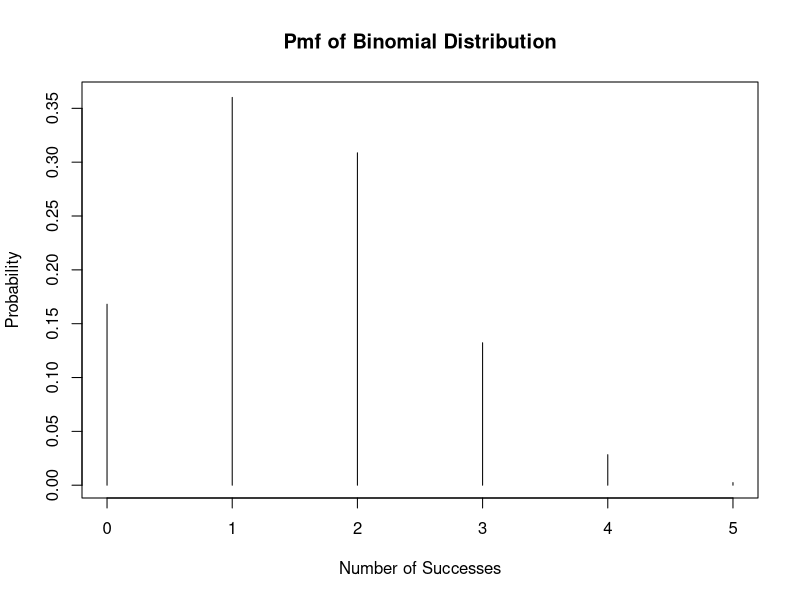
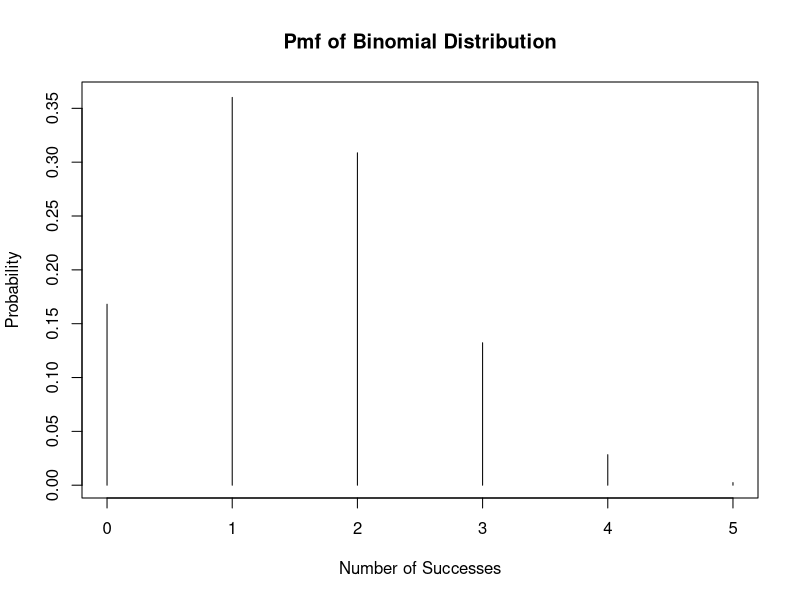
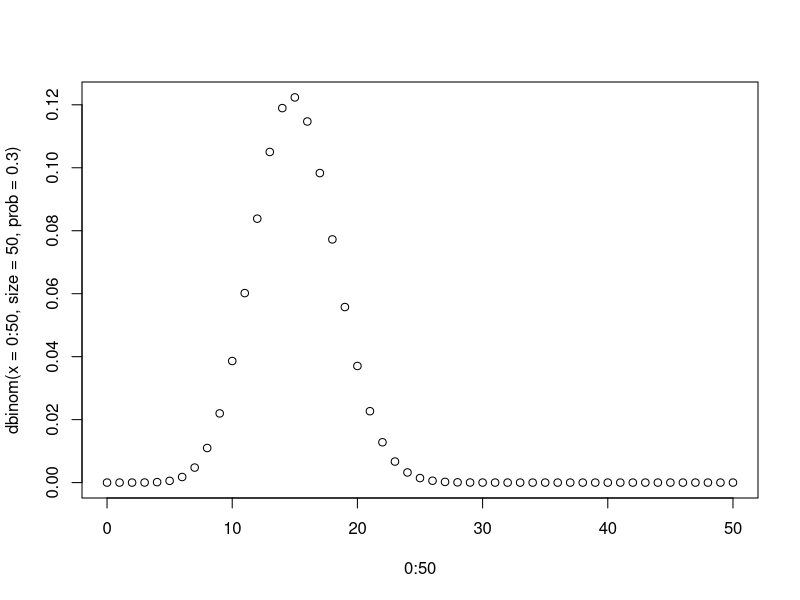
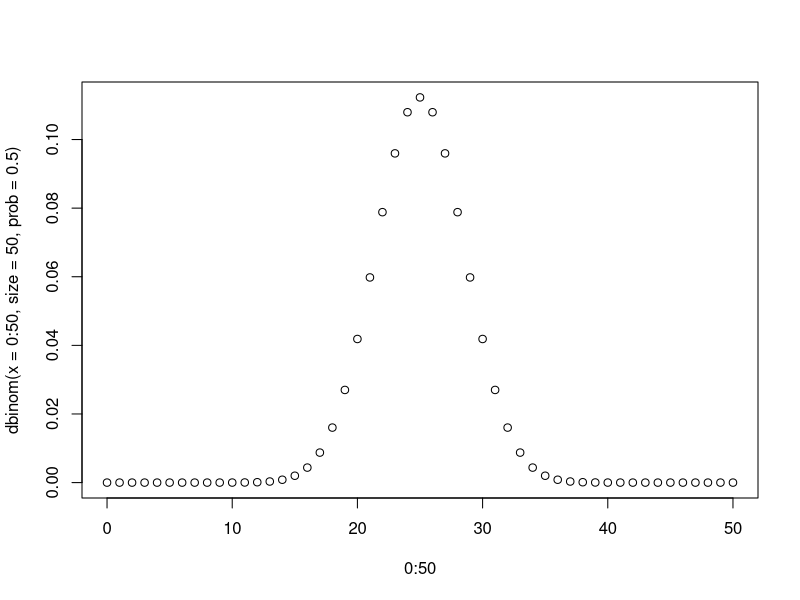
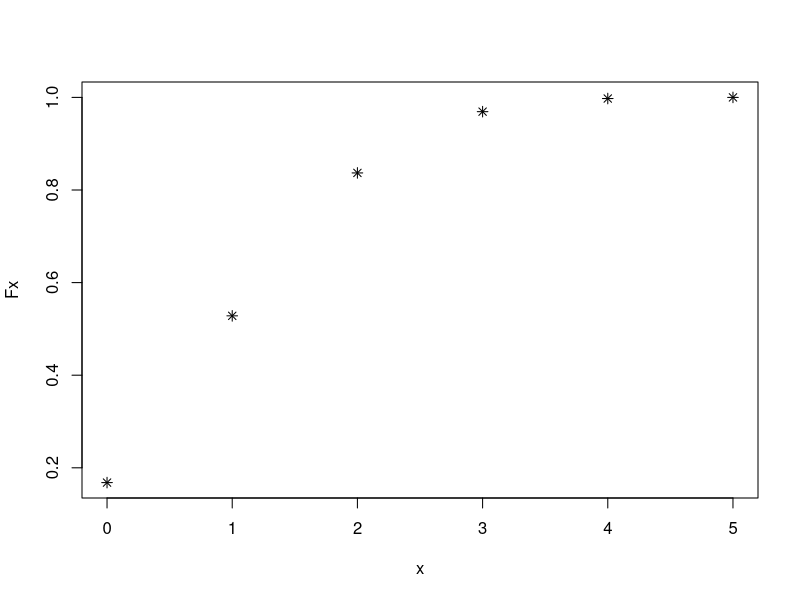
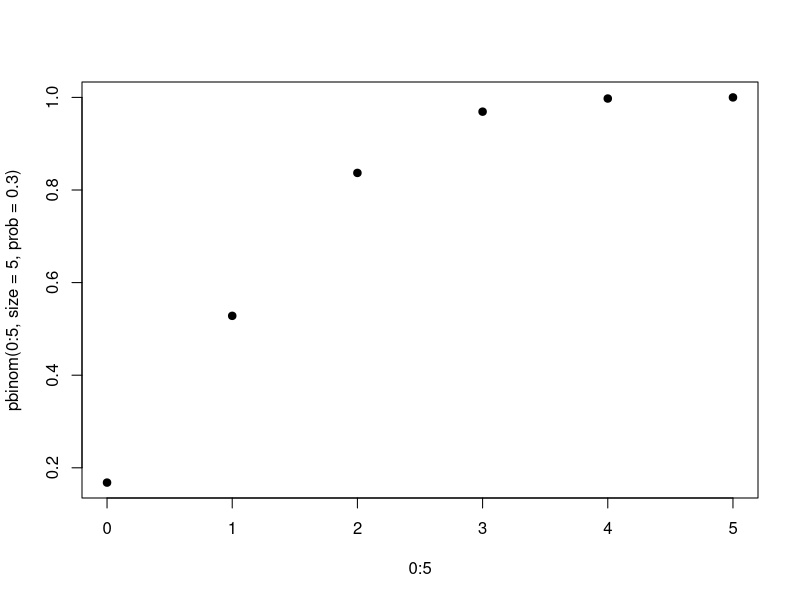
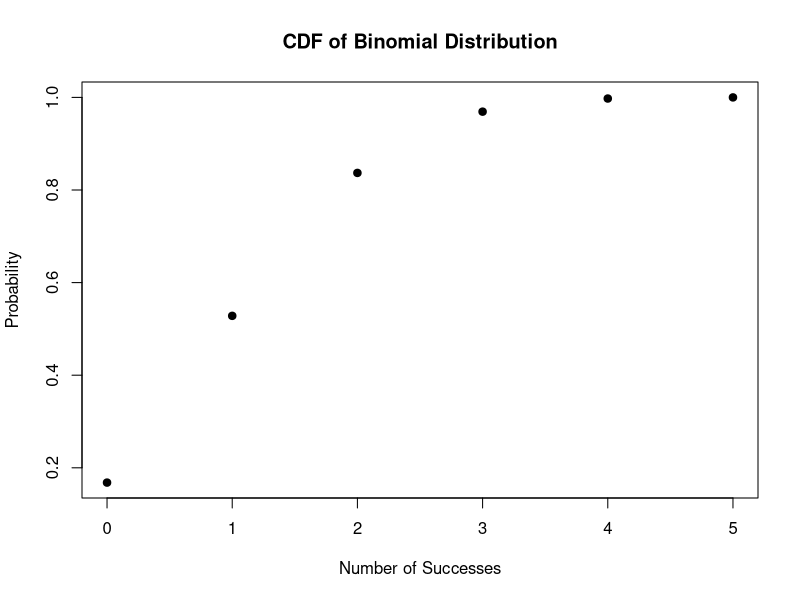
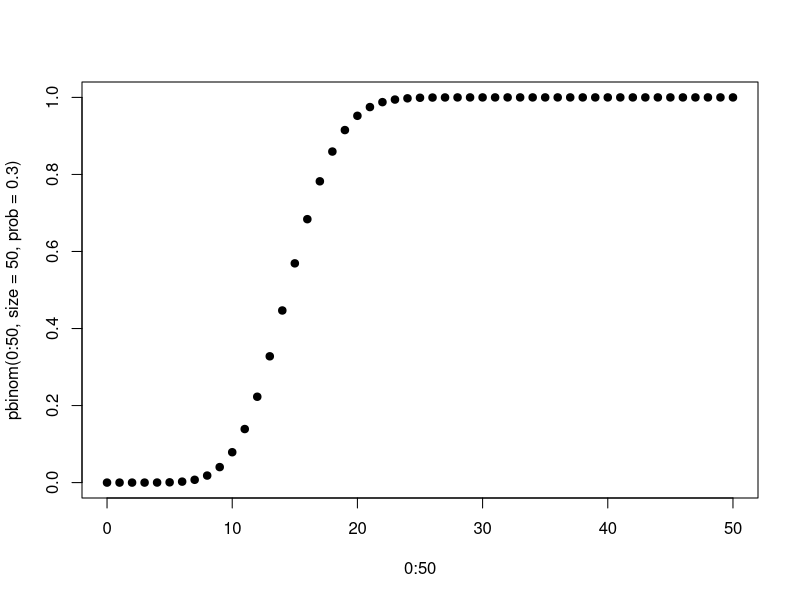

Here is the R script that generated these plots, in order:
?Distributions



#Binomial distribution
# X~Binomial(5,0.3)

#P(X=2)=?
dbinom(x=2, size=5, prob=0.3)
dbinom(2, 5, 0.3)

# X~Binomial(n=5, p=0.3)
# What is the probability of drawing max. 3 black balls?
# P(X<=3)=?
# P(X=0) + P(X=1) + P(X=2) + P(X=3)
pbinom(3, 5, 0.3)


#rbinom
# X~Binom(n=5, p=0.3)
rbinom(n=10, size=5, prob=0.3)

# X~Binom(n=1, p=0.5)
rbinom(10, 1, 0.5)

# X~Binom(n=100, p=0.5)
rbinom(10, 100, 0.5)

# X~Binom(n=150, p=0.05)
rbinom(7, 150, 0.05)



#Plots for the pmf of Binomial Distribution
# X~Binom(n=5, p=0.3)
x <- 0:5   #x ekseeni
x
fx <- dbinom(x, 5, 0.3)  #y ekseni
fx
plot(x, fx, type="h" ,
     main="Pmf of Binomial Distribution",
     xlab="Number of Successes",
     ylab="Probability")

plot(0:5, dbinom(x=0:5, size=5, prob=0.3), type="h",main="Pmf of Binomial Distribution",
     xlab="Number of Successes",
     ylab="Probability")


# X~Binom(n=50, p=0.3)
plot(0:50, dbinom(x=0:50, size=50, prob=0.3), type="p")



# Normal approximation to Binomial
# X~Binom(n=50, p=0.5)
plot(0:50, dbinom(x=0:50, size=50, prob=0.5), type="p")

# Plots for the cdf of Binomial Distribution
# X~Binom(n=5, p=0.3)
x <- 0:5
Fx <- pbinom(x, 5, 0.3)
plot(x,Fx, type="p", pch=8)




plot(0:5, pbinom(0:5, size=5, prob=0.3), type="p", pch=19)
plot(0:5, pbinom(0:5, size=5, prob=0.3), type="p", pch=19,
     main="CDF of Binomial Distribution",
     xlab="Number of Successes",
     ylab="Probability")

# X~Binom(n=50, p=0.3)
plot(0:50, pbinom(0:50, size=50, prob=0.3), type="p", pch=19)




# X~Binom(n=50, p=0.5)
plot(0:50, pbinom(0:50, size=50, prob=0.5), type="p", pch=19)

plot(0:5, dbinom(0:5, size=5, prob=0.3), type="h")
plot(0:5, pbinom(0:5, size=5, prob=0.3), type="b")

plot(0:50, pbinom(0:50, size=50, prob=0.3), type="b")
plot(0:50, pbinom(0:50, size=50, prob=0.5), type="b")

#Sampling distribution of sample mean
x <- 1:6
px <- rep(1/6, each=6)
x
px
mu <- sum(x*px)
variance <- sum(((x-mu)^2)*px)

y <- sample(1:6, size=100, rep=T)
mean(y)
var(y)

y <- sample(1:6, size=1000*100, rep=T)
m <- matrix(y,nrow=100,ncol=1000)
xbar <- colMeans(m)
hist(xbar)
mean(xbar)
var(xbar)# ~ 2.916667 / 100

outcomes <- seq(1,6,0.5)
ps <- c(1:6, 5:1) / 36 # Vector of probabilities
sampling_distribution <- data.frame(Outcomes = outcomes, Probabilities = ps)
sampling_distribution

sample_mean <- sum(outcomes*ps)
sample_variance <- sum(((outcomes -sample_mean)^2)*ps)
sample_variance
variance/2

barplot(px,  names.arg =x, main = "Probability Distribution of a Fair Die",xlab = "Outcome", ylab = "Probability")
barplot(ps,  names.arg =outcomes, main = "Sampling Distribution of X_bar",xlab = "X_Bar", ylab = "Probability")

#simulate
x<-1:6
px<-rep(1/6,6)
barplot(px,  names.arg =x, main = "Probability Distribution of a Fair Die",xlab = "Outcome", ylab = "Probability")

draws <- sample(x, size = 500, replace = TRUE, prob = px)
freq_table <- table(draws)
probabilities <- freq_table / sum(freq_table)
barplot(probabilities, main = "500 draws", xlab = "Outcomes", ylab = "Probabilities")


draws <- sample(x, size = 4 * 500, replace = TRUE, prob = px)
draws <- matrix(draws, ncol = 4)
drawmeans <- colMeans(draws)
freq_table <- table(drawmeans)
probabilities <- freq_table / sum(freq_table)
barplot(probabilities, main = "500 means of 4 draws", xlab = "Outcomes", ylab = "Probabilities")


#simulate chi-squared (df=3) random variates using rnorm() function.
x1<-rnorm(1000) 
hist(x1)
x2<-rnorm(1000)
hist(x2)
x3<-rnorm(1000)
hist(x3)

chi <- x1^2 + x2^2 + x3^2
hist(chi)

x <- rchisq(1000, df=3)
hist(x)

#X~chi-square(df=5)
#P(X < 3)=?
pchisq(3,df=5)

# P(1<X<3)=?
pchisq(3,df=5)-pchisq(1,df=5)

#P(X > 10)=?
1-pchisq(10,df=5)
pchisq(10,df=5,lower.tail = F)

#P(X<k)=0.05 --> k=?
qchisq(0.05,df=5)

#P(X>k)=0.05 --> k=?
qchisq(1-0.05,df=5)

x <- rchisq(1000,df=5)
x <- sort(x)
px <- dchisq(x,df=5)
plot(x,px)

plot(x,px,type="l")

Px <- pchisq(x,df=5)
plot(x,Px)

x <- rchisq(1000,df=30)
x <- sort(x)
px <- dchisq(x,df=30)
plot(x,px)

#pdf of the Chi-Squared Dist.
y <- sort(rchisq(1000, df=5))

fy <- dchisq(y,df=5)
plot(y,fy)
plot(y,fy, type="l", 
     main="Plot of the Chi-squared dist. (df=5)",
     xlab="X", ylab="f(x)")

y <- sort(rchisq(1000,df=15))
fy <- dchisq(y,df=15)
plot(y,fy,type="l", main="Plot of the Chis-squared dist. (df=15)",
     xlab="X",ylab="f(x)")

y <- sort(rchisq(1000,df=30))
fy <- dchisq(y,df=30)
plot(y,fy,type="l", main="Plot of the Chis-squared dist. (df=30)",
     xlab="X",ylab="f(x)")